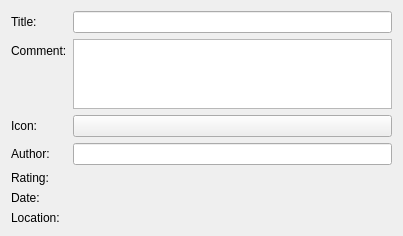
<?xml version="1.0" encoding="UTF-8"?>
<ui version="4.0">
 <class>CollectionItemDialog</class>
 <widget class="QWidget" name="CollectionItemDialog">
  <property name="geometry">
   <rect>
    <x>0</x>
    <y>0</y>
    <width>403</width>
    <height>223</height>
   </rect>
  </property>
  <property name="windowTitle">
   <string>Form</string>
  </property>
  <layout class="QFormLayout" name="formLayout">
   <item row="1" column="0">
    <widget class="QLabel" name="label">
     <property name="text">
      <string>Title:</string>
     </property>
    </widget>
   </item>
   <item row="2" column="0">
    <widget class="QLabel" name="label_2">
     <property name="text">
      <string>Comment:</string>
     </property>
    </widget>
   </item>
   <item row="4" column="0">
    <widget class="QLabel" name="label_3">
     <property name="text">
      <string>Author:</string>
     </property>
    </widget>
   </item>
   <item row="5" column="0">
    <widget class="QLabel" name="label_4">
     <property name="text">
      <string>Rating:</string>
     </property>
    </widget>
   </item>
   <item row="6" column="0">
    <widget class="QLabel" name="label_5">
     <property name="text">
      <string>Date:</string>
     </property>
    </widget>
   </item>
   <item row="7" column="0">
    <widget class="QLabel" name="label_6">
     <property name="text">
      <string>Location:</string>
     </property>
    </widget>
   </item>
   <item row="1" column="1">
    <widget class="KLineEdit" name="titleEdit"/>
   </item>
   <item row="4" column="1">
    <widget class="KLineEdit" name="authorEdit"/>
   </item>
   <item row="6" column="1">
    <widget class="KDateTimeWidget" name="dateEdit"/>
   </item>
   <item row="7" column="1">
    <widget class="KUrlRequester" name="urlEdit">
     <property name="mode">
      <set>KFile::ExistingOnly|KFile::File</set>
     </property>
    </widget>
   </item>
   <item row="2" column="1">
    <widget class="KTextEdit" name="commentEdit"/>
   </item>
   <item row="5" column="1">
    <widget class="KRatingWidget" name="ratingEdit" native="true"/>
   </item>
   <item row="3" column="0">
    <widget class="QLabel" name="iconLabel">
     <property name="text">
      <string>Icon:</string>
     </property>
    </widget>
   </item>
   <item row="3" column="1">
    <widget class="KIconButton" name="iconButton"/>
   </item>
  </layout>
 </widget>
 <customwidgets>
  <customwidget>
   <class>KIconButton</class>
   <extends>QPushButton</extends>
   <header>kicondialog.h</header>
  </customwidget>
  <customwidget>
   <class>KUrlRequester</class>
   <extends>QFrame</extends>
   <header>kurlrequester.h</header>
  </customwidget>
  <customwidget>
   <class>KLineEdit</class>
   <extends>QLineEdit</extends>
   <header>klineedit.h</header>
  </customwidget>
  <customwidget>
   <class>KDateTimeWidget</class>
   <extends>QWidget</extends>
   <header>kdatetimewidget.h</header>
  </customwidget>
  <customwidget>
   <class>KTextEdit</class>
   <extends>QTextEdit</extends>
   <header>ktextedit.h</header>
  </customwidget>
  <customwidget>
   <class>KRatingWidget</class>
   <extends>QWidget</extends>
   <header location="global">nepomuk/kratingwidget.h</header>
   <container>1</container>
  </customwidget>
 </customwidgets>
 <resources/>
 <connections/>
</ui>
